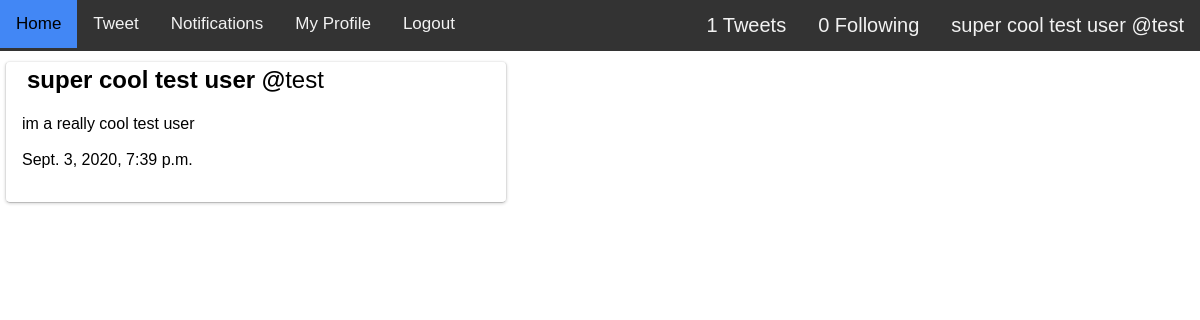
Page / (signed in) on the earlier database version.
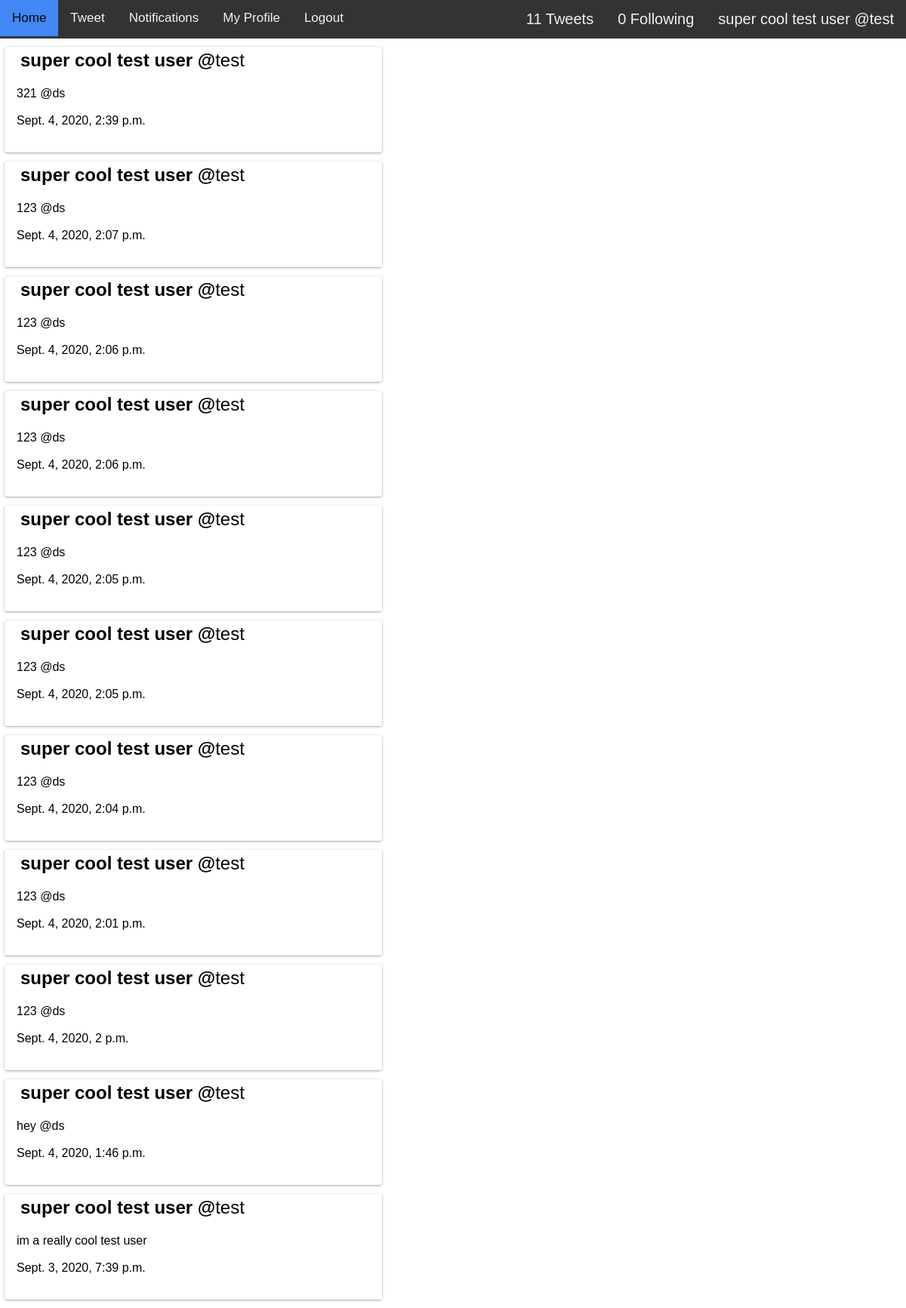
Same page on the later database version.
### twitteruser/models.py (models this page shows)
class TwitterUser(AbstractUser):
    username = models.CharField(max_length=30, unique=True)
    display_name = models.CharField(max_length=30)
    email = models.EmailField(max_length=40,
        blank=True, unique=True)
    following = models.ManyToManyField('self', blank=True, symmetrical=False)
    tweets = models.IntegerField(blank=True,
        default=0)
    USERNAME_FIELD  = 'username'
    REQUIRED_FIELDS = ['display_name', 'email']
    def __str__(self):
        return self.username

### tweet/models.py (models this page shows)
class Tweet(models.Model):
    body = models.TextField(max_length=140)
    author = models.ForeignKey(TwitterUser, on_delete=models.CASCADE)
    time_created = models.DateTimeField(default=timezone.now, editable=False)
    def __str__(self):
        return self.body

### authentication/views.py (the view)
# urls.py: path('', login_required(indexView.as_view()), name="homepage"),
class indexView(View):
    def get(self, request):
        tweets = Tweet.objects.filter(
            author_id__in=request.user.following.all()) | Tweet.objects.filter(author=request.user)
        return render(request, "index.html", {"tweets": tweets.all().order_by('-time_created')})

### authentication/templates/index.html (shortened to what this page needs)
{% include "navbar.html" %}
{% for tweet in tweets %}
{% include "tweet_block.html" %}
{% endfor %}

### authentication/templates/navbar.html (shortened to what this page needs)
<div class="topnav">
  <a href="/">Home</a>
  <a href="/addTweet/">Tweet</a>
  <a href="/notification">Notifications</a>
  <a href="/author/{{ user.username }}">My Profile</a>
  <a href="/logout/">Logout</a>
  <div class="user">{{ user.display_name }} @{{ user }}</div>
  <div class="user">{{ user.following.count }} Following</div>
  <div class="user">{{ user.tweets }} Tweets</div>
</div>

### tweet/templates/tweet_block.html
<blockquote class="twitter-tweet">
    <h1>{{ tweet.author.display_name }} @<a href="/author/{{tweet.author}}">{{ tweet.author }}</a></h1>
    <p><a href="/tweet/{{tweet.id}}">{{ tweet }}</a></p>
    <p>{{ tweet.time_created }}</p>
</blockquote>

### authentication/templates/navbar.html (style rules this page uses)
.topnav { overflow: hidden; background-color: #333; }
.topnav a { float: left; color: #f2f2f2; text-align: center; padding: 14px 16px; text-decoration: none; font-size: 17px; }
.user { float: right; color: #f2f2f2; text-align: center; padding: 14px 16px; text-decoration: none; font-size: 20px; }

### tweet/templates/tweet_style.html (style rules this page uses)
blockquote.twitter-tweet { font-family: Arial, Helvetica, sans-serif; font-size: 12px; font-weight: bold; line-height: 16px; border-color: #eee #ddd #bbb; border-radius: 5px; border-style: solid; border-width: 1px; box-shadow: 0 1px 3px rgba(0, 0, 0, 0.15); margin: 10px 5px; padding: 0 16px 16px 16px; max-width: 468px; }
blockquote.twitter-tweet p { font-size: 16px; font-weight: normal; line-height: 20px; }
blockquote.twitter-tweet a { color: inherit; font-weight: normal; text-decoration: none; outline: 0 none; }
h1 { margin: 10px 5px; display: inline-block; }

Differences in the rows shown:
changed TwitterUser "super cool test user": tweets "1" → "11"
added Tweet: author.display_name "super cool test user", author "test", body "321 @ds", time_created "Sept. 4, 2020, 2:39 p.m."
added Tweet: author.display_name "super cool test user", author "test", body "123 @ds", time_created "Sept. 4, 2020, 2:07 p.m."
added Tweet: author.display_name "super cool test user", author "test", body "123 @ds", time_created "Sept. 4, 2020, 2:06 p.m."
added Tweet: author.display_name "super cool test user", author "test", body "123 @ds", time_created "Sept. 4, 2020, 2:06 p.m."
added Tweet: author.display_name "super cool test user", author "test", body "123 @ds", time_created "Sept. 4, 2020, 2:05 p.m."
added Tweet: author.display_name "super cool test user", author "test", body "123 @ds", time_created "Sept. 4, 2020, 2:05 p.m."
added Tweet: author.display_name "super cool test user", author "test", body "123 @ds", time_created "Sept. 4, 2020, 2:04 p.m."
added Tweet: author.display_name "super cool test user", author "test", body "123 @ds", time_created "Sept. 4, 2020, 2:01 p.m."
added Tweet: author.display_name "super cool test user", author "test", body "123 @ds", time_created "Sept. 4, 2020, 2 p.m."
added Tweet: author.display_name "super cool test user", author "test", body "hey @ds", time_created "Sept. 4, 2020, 1:46 p.m."
